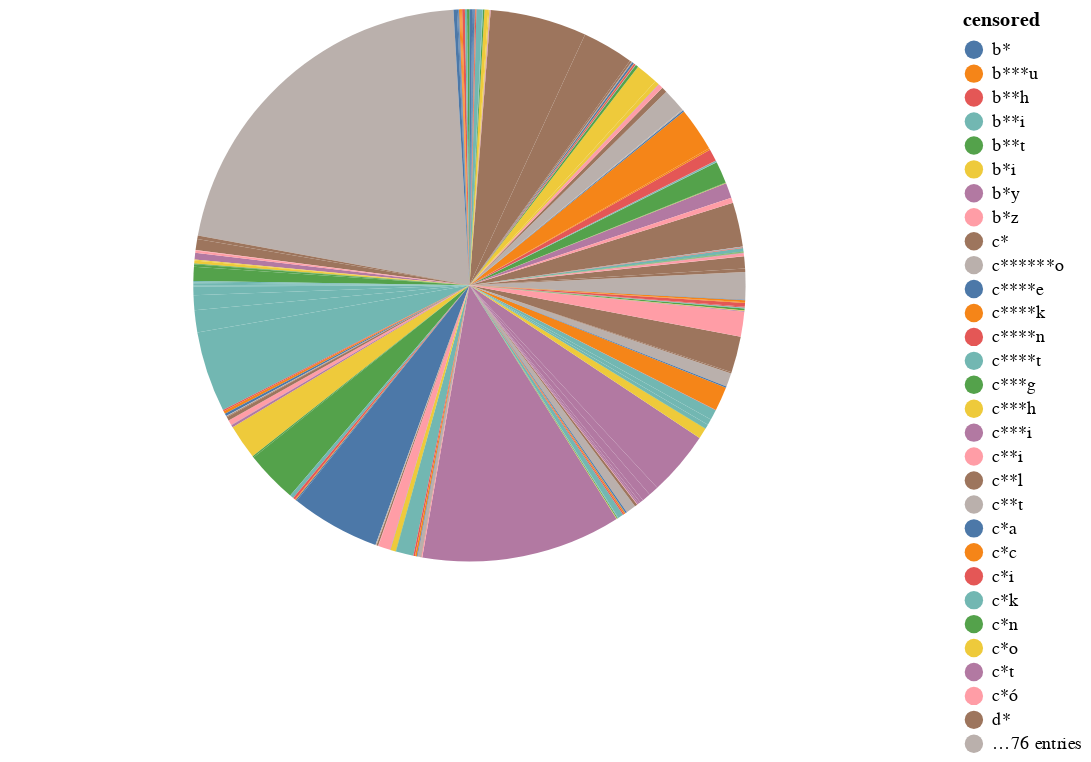

The notebook cell this image was saved under:
### Code cell
# Sử dụng DataFrame All_nagative_words: Pie Chart
chart = alt.Chart(All_negative_words).mark_arc().encode(
    theta=alt.Theta(field="count", type="quantitative"),
    color=alt.Color(field="censored", type="nominal"),
).properties(
    width=500,
    height=300,
)
chart

### Figure 1 — Vega-Lite specification as saved in the notebook (floating-point values rounded to 4 significant figures; data arrays with more than 128 entries replaced by an {"elided": "..."} marker saying what was removed)
{"config": {"view": {"continuousWidth": 400, "continuousHeight": 300}}, "data": {"name": "data-47395fb5abbc70ed6bb3294bf5e4b4b6"}, "mark": "arc", "encoding": {"color": {"field": "censored", "type": "nominal"}, "theta": {"field": "count", "type": "quantitative"}}, "height": 300, "width": 500, "$schema": "https://vega.github.io/schema/vega-lite/v4.17.0.json", "datasets": {"data-47395fb5abbc70ed6bb3294bf5e4b4b6": {"elided": "158 records"}}}
